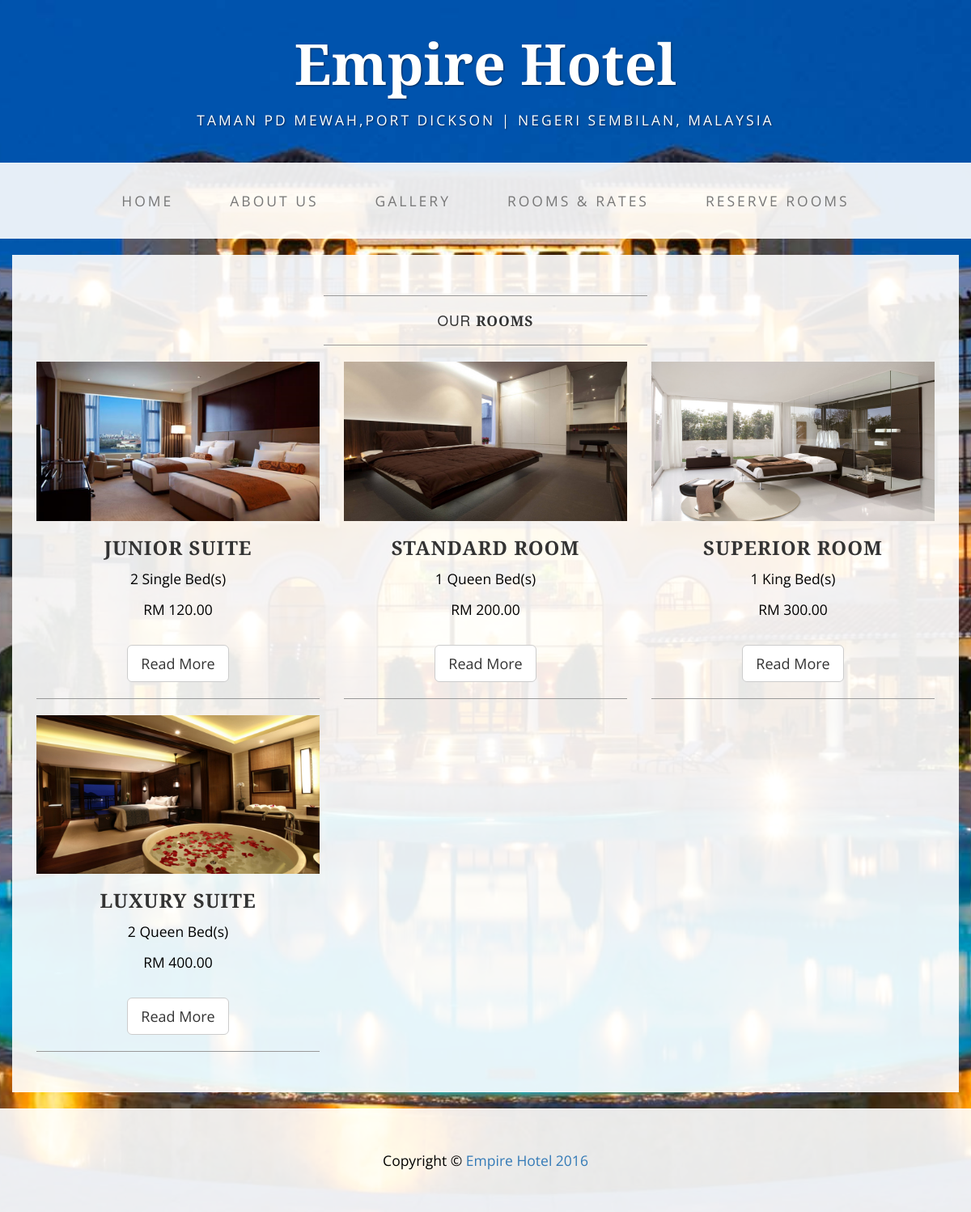
Page /rooms_and_rates.php on the committed database.
### tables this page shows
CREATE TABLE `rooms` (
  `rooms_id` int(11) NOT NULL,
  `room_type` varchar(30) NOT NULL,
  `room_price` varchar(10) NOT NULL,
  `room_des` varchar(50) NOT NULL,
  `room_info` varchar(9999) NOT NULL,
  `room_pic` varchar(20) NOT NULL
);

CREATE TABLE `picture` (
  `picture_id` int(11) NOT NULL,
  `picture` varchar(100) NOT NULL
);

### rooms_and_rates.php (the view, shortened to what this page needs)
<?php
include('conn/header.php');
include('conn/nav.php');
 ?>
<div class="container">
  <div class="row">
            <div class="box">
                <div class="col-lg-12">
                    <hr>
                    <h2 class="intro-text text-center">Our
                        <strong>Rooms</strong>
                    </h2>
                    <hr>
                </div>
				<?php
				if ($result = $mysqli->query("SELECT * FROM rooms a join picture b where a.room_pic=b.picture_id ORDER BY a.rooms_id"))
                {
			    if ($result->num_rows > 0)
                {
				while ($row = $result->fetch_object())
                {
				?>
                <div class="col-lg-4  text-center">
                    <img class="img-responsive" src="img/<?php echo $row->picture;?>" alt="">
                    <h3><?php echo $row->room_type; ?></h3>
					<p><?php echo $row->room_des; ?></p>
					<p>RM <?php echo $row->room_price; ?>.00</p>
					<br>
					<a href="room_info.php?rooms_id=<?php echo $row->rooms_id; ?>" class="btn btn-default btn-lg">Read More</a>
					<hr>
                </div>
				<?php
				}}}
				?>
            </div>
        </div>
</div>
 <?php
include('conn/footer.php');
?>

### conn/header.php (shortened to what this page needs)
<!DOCTYPE html>
<html lang="en">
<head>
    <link href="css/bootstrap.min.css" rel="stylesheet">
    <link href="css/business-casual.css" rel="stylesheet">
</head>
<body>

### conn/nav.php (shortened to what this page needs)
<div class="brand">Empire Hotel</div>
<div class="address-bar">Taman PD Mewah,Port Dickson | Negeri Sembilan, Malaysia</div>
<nav class="navbar navbar-default" role="navigation">
    <div class="container">
        <div class="collapse navbar-collapse" id="bs-example-navbar-collapse-1">
            <ul class="nav navbar-nav">
                <li>
                    <a href="index.php">Home</a>
                </li>
                <li>
                    <a href="about.php">About Us</a>
                </li>
	<li>
                    <a href="gallery.php">Gallery</a>
                </li>
                <li>
                    <a href="rooms_and_rates.php">Rooms & Rates</a>
                </li>
	<li>
                    <a href="reserve.php">Reserve Rooms</a>
                </li>
            </ul>
        </div>
    </div>
</nav>

### conn/footer.php (shortened to what this page needs)
 <footer>
        <div class="container">
            <div class="row">
                <div class="col-lg-12 text-center">
                    <p>Copyright &copy; <a href="admin_login.php">Empire Hotel 2016</a></p>
                </div>
            </div>
        </div>
    </footer>
</body>
</html>

### css/business-casual.css (style rules this page uses)
body { font-family: "Open Sans","Helvetica Neue",Helvetica,Arial,sans-serif; background: url('../img/bg.jpg') no-repeat center center fixed; -webkit-background-size: cover; -moz-background-size: cover; background-size: cover; -o-background-size: cover; }
h1, h2, h3, h4, h5, h6 { text-transform: uppercase; font-family: "Josefin Slab","Helvetica Neue",Helvetica,Arial,sans-serif; font-weight: 700; letter-spacing: 1px; }
p { font-size: 1.25em; line-height: 1.6; color: #000; }
hr { max-width: 400px; border-color: #999999; }
.brand, .address-bar { display: none; }
.navbar-nav { text-transform: uppercase; font-weight: 400; letter-spacing: 3px; }
.box { margin-bottom: 20px; padding: 30px 15px; background: #fff; background: rgba(255,255,255,0.9); }
.intro-text { text-transform: uppercase; font-size: 1.25em; font-weight: 400; letter-spacing: 1px; }
footer { background: #fff; background: rgba(255,255,255,0.9); }
footer p { margin: 0; padding: 50px 0; }
@media screen and (min-width:768px) { .brand { display: inherit; margin: 0; padding: 30px 0 10px; text-align: center; text-shadow: 1px 1px 2px rgba(0,0,0,0.5); font-family: "Josefin Slab","Helvetica Neue",Helvetica,Arial,sans-serif; font-size: 5em; font-weight: 700; line-height: normal; color: #fff; } }
@media screen and (min-width:768px) { .address-bar { display: inherit; margin: 0; padding: 0 0 40px; text-align: center; text-shadow: 1px 1px 2px rgba(0,0,0,0.5); text-transform: uppercase; font-size: 1.25em; font-weight: 400; letter-spacing: 3px; color: #fff; } }
@media screen and (min-width:768px) { .navbar { border-radius: 0; } }
@media screen and (min-width:768px) { .navbar { min-height: 0; } }
@media screen and (min-width:768px) { .navbar-default { border: none; background: #fff; background: rgba(255,255,255,0.9); } }
@media screen and (min-width:768px) { .nav>li>a { padding: 35px; } }
@media screen and (min-width:768px) { .navbar-nav>li>a { line-height: normal; } }
@media screen and (min-width:768px) { .navbar-nav { display: table; float: none; margin: 0 auto; table-layout: fixed; font-size: 1.25em; } }
@media screen and (min-width:1200px) { .box:after { content: ''; display: table; clear: both; } }

### rows in the picture
rooms: picture.picture (picture), room_type "JUNIOR SUITE", room_des "2 Single Bed(s)", room_price "120"
rooms: picture.picture (picture), room_type "STANDARD ROOM", room_des "1 Queen Bed(s)", room_price "200"
rooms: picture.picture (picture), room_type "SUPERIOR ROOM", room_des "1 King Bed(s)", room_price "300"
rooms: picture.picture (picture), room_type "LUXURY SUITE", room_des "2 Queen Bed(s)", room_price "400"
